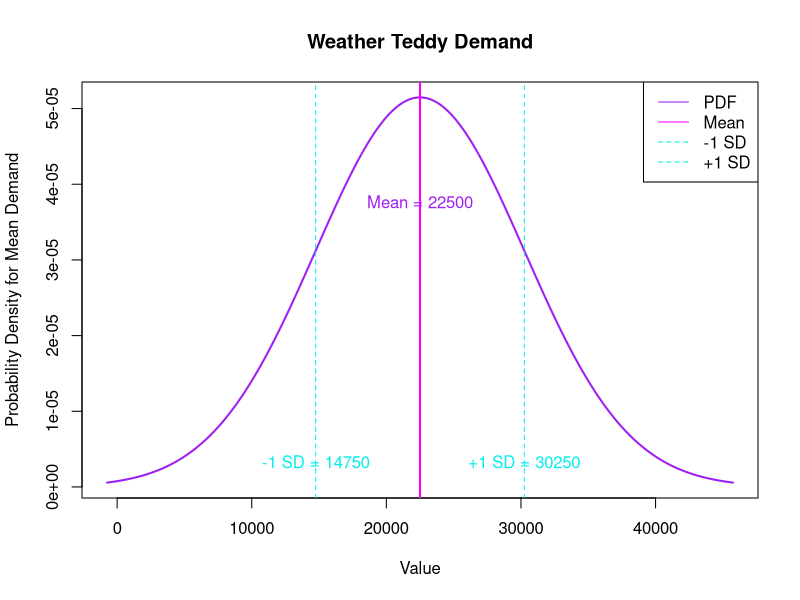

Here is the R script that generated this plot:
# Provided information: 
# 
# 4 members suggest the following inventory quantities | 13,000 | 17,000 | 26,000 | 29,000 |
# 
# Senior Sales Forecasters suggests mean demand of 22,500 units with 0.97 (+-2 sds) of the demand falling between
# 7,000 units and 38,000 units
#
# Cost/unit: $17
# Retail price/unit: $29
# Clearance price/unit: $7


# 1. Use the sales forecaster’s prediction to describe a normal probability distribution that can be used to approximate the demand distribution. 
#    Sketch the distribution and show its mean and variance. (10 points)

# NOTE: We need to find the first sd
mean_demand <- 22500

# mean demand + 2sd
mu_plus_two_sd <- 38000

# sd demand = mean demand - 38000 / 2
sd_demand <- (mu_plus_two_sd - mean_demand) / 2

# Create Sequence of values for plotting
x <- seq(mean_demand - (3 * sd_demand), mean_demand + (3 * sd_demand))

# create Probability Density Function
pdf_demand <- dnorm(x, mean = mean_demand, sd = sd_demand)

plot(x, pdf_demand, type = "l", col = "purple", lwd = 2,
     xlab = "Value", ylab = "Probability Density for Mean Demand",
     main = "Weather Teddy Demand")

abline(v = c(mean_demand, mean_demand - sd_demand, mean_demand + sd_demand),
       col = c("magenta", "cyan2", "cyan2"),
       lwd = c(2, 1, 1),
       lty = c(1, 2, 2),
       labels = c("Mean", "-1 SD", "+1 SD"))

# Add legend
legend("topright",legend = c("PDF", "Mean", "-1 SD", "+1 SD"),
       col = c("purple", "magenta", "cyan2", "cyan2"),
       lwd = c(1, 1, 1, 1),
       lty = c(1, 1, 2, 2))

text(mean_demand - sd_demand, max(pdf_demand), paste("-1 SD =", mean_demand - sd_demand), pos = 1, col = "cyan2", offset = 18)
text(mean_demand + sd_demand, max(pdf_demand), paste("+1 SD =", mean_demand + sd_demand), pos = 1, col = "cyan2", offset =18)
text(mean_demand, max(pdf_demand), paste("Mean =", mean_demand), pos = 1, col = "purple", offset = 5)






# 2. Compute the probability of a stock-out for the order quantities suggested by members of the management team. (2.5 * 4 = 10 points)

# Calculate z-score
compute_z <- function(value) {
  
  z_score <- (value - mean_demand) / sd_demand
  
  return(z_score)
}

# Calculate the probability using pnorm
compute_prob_stockout <- function(z_score) {

  probability <- pnorm(z_score)
  
  return(probability)
}

# 13,000
p_13k <- (1 - compute_prob_stockout(compute_z(13000)))
cat("The Probability of running out of an inventory stock of 13,000 units with mean demand 22,500 is", round(p_13k*100, 2),"%\n")
# 17,000
p_17k <- (1 - compute_prob_stockout(compute_z(17000)))
cat("The Probability of running out of an inventory stock of 17,000 units with mean demand 22,500 is", round(p_17k*100, 2),"%\n")
# 26,000
p_26k <- (1 - compute_prob_stockout(compute_z(26000)))
cat("The Probability of running out of an inventory stock of 26,000 units with mean demand 22,500 is", round(p_26k*100, 2),"%\n")
# 29,000
p_29k <- (1 - compute_prob_stockout(compute_z(29000)))
cat("The Probability of running out of an inventory stock of 29,000 units with mean demand 22,500 is", round(p_29k*100, 2),"%\n")







# 3. Compute the projected profit for the order quantities suggested by the management team under three scenarios: 
# worst case in which sales=12,000 units, most likely case in which sales=22,500 units, and best case in which sales=33,000 units. (4 * 3 = 12 points)

# The inventory quantities suggested by the management team: | 13,000 | 17,000 | 26,000 | 29,000 | 
# Profit = (Units * Retail price/unit - cost/unit) + (units not sold * Clearance price/unit - cost/unit)

projected_profile <- function(inventory, units_sold) {
  
  # if we have a surplus
  if (units_sold < inventory){
    surplus <- inventory - units_sold
    sold <- inventory - surplus
    
    return ((sold * (29 - 17)) + (surplus * (7 - 17)))
    
  # we sold all of our inventory
  } else {
    
    return (inventory *(29 - 17))
    
  }
    
}
################################
# Worse Case: 12,000 units sold
################################
# 13,000 units
cat("Our Projected Profit if we have an inventory of 13,000 units of Weather Teddy but sell 12,000 units is: $",projected_profile(13000, 12000),"\n")
# 17,000 units
cat("Our Projected Profit if we have an inventory of 17,000 units of Weather Teddy but sell 12,000 units is: $",projected_profile(17000, 12000),"\n")
# 26,000 units
cat("Our Projected Profit if we have an inventory of 26,000 units units of Weather Teddy but sell 12,000 units is: $",projected_profile(26000, 12000),"\n")
# 29,000 units
cat("Our Projected Profit if we have an inventory of 29,000 units of Weather Teddy but sell 12,000 units is: $",projected_profile(29000, 12000),"\n")


######################################
# Most Likely Case: 22,500 units sold 
######################################
cat("Our Projected Profit if we have an inventory of 13,000 units of Weather Teddy but sell 22,500 units is: $",projected_profile(13000, 22500),"\n")
# 17,000 units
cat("Our Projected Profit if we have an inventory of 17,000 units of Weather Teddy but sell 22,500 units is: $",projected_profile(17000, 22500),"\n")
# 26,000 units
cat("Our Projected Profit if we have an inventory of 26,000 units units of Weather Teddy but sell 22,500 units is: $",projected_profile(26000, 22500),"\n")
# 29,000 units
cat("Our Projected Profit if we have an inventory of 29,000 units of Weather Teddy but sell 22,500 units is: $",projected_profile(29000, 22500),"\n")


###############################
# Best Case: 33,000 units sold 
###############################
cat("Our Projected Profit if we have an inventory of 13,000 units of Weather Teddy but sell 33,000 units is: $",projected_profile(13000, 33000),"\n")
# 17,000 units
cat("Our Projected Profit if we have an inventory of 17,000 units of Weather Teddy but sell 33,000 units is: $",projected_profile(17000, 33000),"\n")
# 26,000 units
cat("Our Projected Profit if we have an inventory of 26,000 units units of Weather Teddy but sell 33,000 units is: $",projected_profile(26000, 33000),"\n")
# 29,000 units
cat("Our Projected Profit if we have an inventory of 29,000 units of Weather Teddy but sell 33,000 units is: $",projected_profile(29000, 33000),"\n")





# 4. One of Specialty’s managers felt that the profit potential was so great that the order quantity should have a 92% chance of meeting demand 
#    and only an 8% chance of any stockouts. What quantity would be ordered under this policy, and what is the projected profit under 
#    the three sales scenarios? (5 + 5 = 10 points)

# get z-value from qnorm
z_upper_8 <- qnorm(.92)

# calculate the stock needed in order to have an 8% chance 
quantity_8_percent_stockout <- mean_demand + (z_upper_8 * sd_demand)

# Validate that we calculated the inventory correctly by finding the stock out probability 
p_8_percent_stockout <- (1 - compute_prob_stockout(compute_z(quantity_8_percent_stockout)))
cat("The Probability of running out of an inventory stock of 33,390 units with mean demand 22,500 is", round(p_8_percent_stockout*100, 2),"%\n")

###################################################################################
# Profit with inventory of 33,390 w.r.t. 3 demand cases | 12,000 | 22,500 | 33,000
###################################################################################
cat("Our Projected Profit if we have an inventory of 33,390 units of Weather Teddy but sell 12,000 units is: $",projected_profile(33390, 12000),"\n")
cat("Our Projected Profit if we have an inventory of 33,390 units of Weather Teddy but sell 22,500 units is: $",projected_profile(33390, 22500),"\n")
cat("Our Projected Profit if we have an inventory of 33,390 units of Weather Teddy but sell 33,000 units is: $",projected_profile(33390, 33000),"\n")





# 5. Provide your own recommendation for an order quantity and note the associated profit projections. 
#    Provide a rationale for your recommendation. (3 + 3 + 2 = 8 points)

cat("Our Projected Profit if we have an inventory of 26,400 units of Weather Teddy but sell 12,000 units is: $", projected_profile(26400, 12000),"\n")
cat("Our Projected Profit if we have an inventory of 26,400 units of Weather Teddy but sell 22,500 units is: $",projected_profile(26400, 22500),"\n")
cat("Our Projected Profit if we have an inventory of 26,400 units of Weather Teddy but sell 33,000 units is: $",projected_profile(26400, 33000),"\n")

opt_percent_stockout <- (1 - compute_prob_stockout(compute_z(26400)))
cat("The Probability of running out of an inventory stock of 26,400 units with mean demand 22,500 is", round(opt_percent_stockout*100, 2),"%\n")